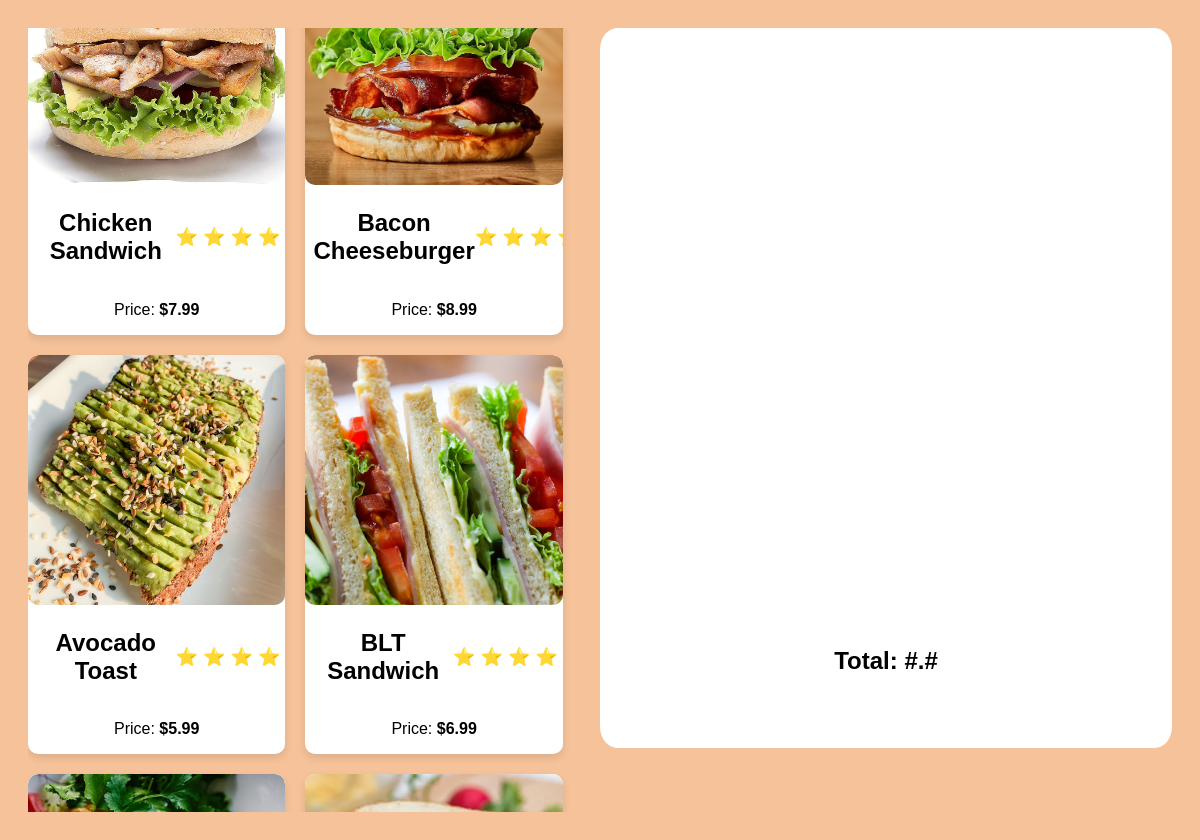
The app's page /menu/ with its own data.
### restaurant/models.py (models this page shows, shortened)
class MenuItem(models.Model):
    name = models.CharField(max_length=100)
    price = models.FloatField(null=False, blank=False)
    description = models.TextField()
    ingredients = models.ManyToManyField(Ingredient, through='MenuItemIngredient')
    def get_ingredients(self):
        ingredients_info = {}
        menu_item_ingredients = MenuItemIngredient.objects.filter(menu_item=self)
        for item_ingredient in menu_item_ingredients:
            ingredients_info[item_ingredient.ingredient.name] = item_ingredient.quantity_required
        return ingredients_info
    @property
    def image_url(self):
        image_name = f"{self.name.lower().replace(' ', '_')}.jpg"  # Generate image name, e.g., "egg_sandwich.jpg"
        image_path = os.path.join("images", "menu_items", image_name)  # Assuming images are stored in 'images/menu_items/'
        target_url = os.path.join(settings.STATIC_URL, image_path)  # URL to return if the image exists
        return target_url

### restaurant/views.py (the view)
# urls.py: path('menu/', views.menu_view, name='menu'),
def menu_view(request):
    menu_items = MenuItem.objects.all()  # Fetch all menu items
    return render(request, 'restaurant/menu_items.html', {'menu_items': menu_items})

### restaurant/templates/restaurant/menu_items.html (shortened to what this page needs)
{% load static %}
<!DOCTYPE html>
<html lang="en">
<head>
    <link rel="stylesheet" href="{% static 'front/styles.css' %}">
</head>
<body>
    <div class="container">
        {% for item in menu_items %}
        <div class="card">
            <img src="{{ item.image_url }}" alt="{{ item.name }}">
            <div class="title-rating">
                <h2>{{ item.name }}</h2>
                <div class="rating">
                    <span>⭐</span><span>⭐</span><span>⭐</span><span>⭐</span>
                </div>
            </div>
                <p class="priceTag">Price: <b>${{ item.price }}</b></p>
        </div>
        {% endfor %}
    </div>
    <div class="dashboard">
        <div class="currentState">
        </div>
        <div class="stateInfo">
            <div><h2 class="totalCost">Total: #.#</h2></div>
        </div>
    </div>
</body>
</html>

### static/front/styles.css (style rules this page uses)
body { font-family: Arial, sans-serif; margin: 1; padding: 20px; background-color: #f5c299; display: flex; flex-direction: row; ; }
.container { display: flex; flex-wrap:wrap; justify-content: left; gap: 20px; width: 50%; height: 98vh; overflow: hidden; }
.dashboard { width: 50%; background-color: white; border-radius: 3%; display: flex; flex-direction: column; height: 90vh; }
.currentState { width: 100%; height: 80%; border-radius: 3%; display: flex; flex-direction: row; flex-wrap: wrap; justify-content: space-around; padding: 2%; }
.stateInfo { display: flex; flex-direction: column; align-items: center; align-self: center; }
.card, .stateItem { background-color: white; border-radius: 10px; box-shadow: 0 4px 8px rgba(0, 0, 0, 0.1); overflow: hidden; width: 45%; text-align: center; }
.card img { width: 100%; height: 250px; object-fit: cover; border-radius: 10px; }
.title-rating { display: flex; align-items: center; justify-content: space-between; }
.title-rating h2 { margin-left: 8px; }
.rating span { font-size: 18px; color: gold; margin-right: 5px; }

### records on screen
MenuItem: shows a picture, name "Chicken Sandwich", price "7.99"
MenuItem: shows a picture, name "Bacon Cheeseburger", price "8.99"
MenuItem: shows a picture, name "Avocado Toast", price "5.99"
MenuItem: shows a picture, name "BLT Sandwich", price "6.99"
MenuItem: shows a picture
MenuItem: shows a picture
